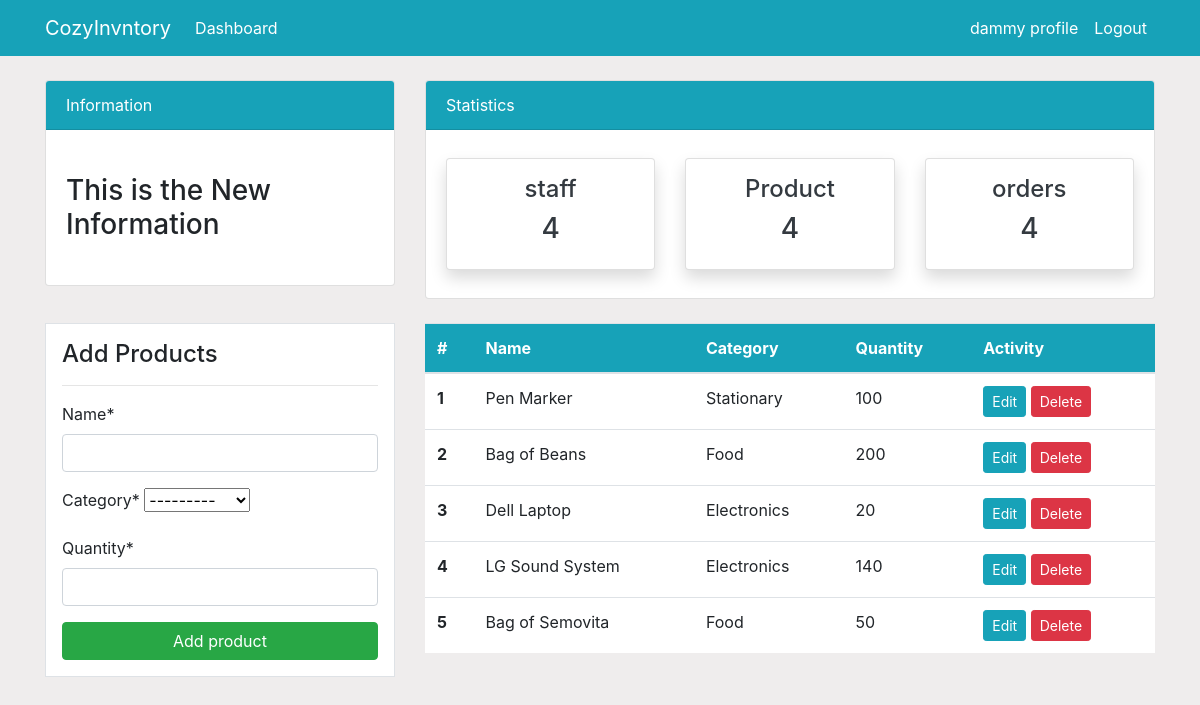
The app's page /product/ (signed in), older data.
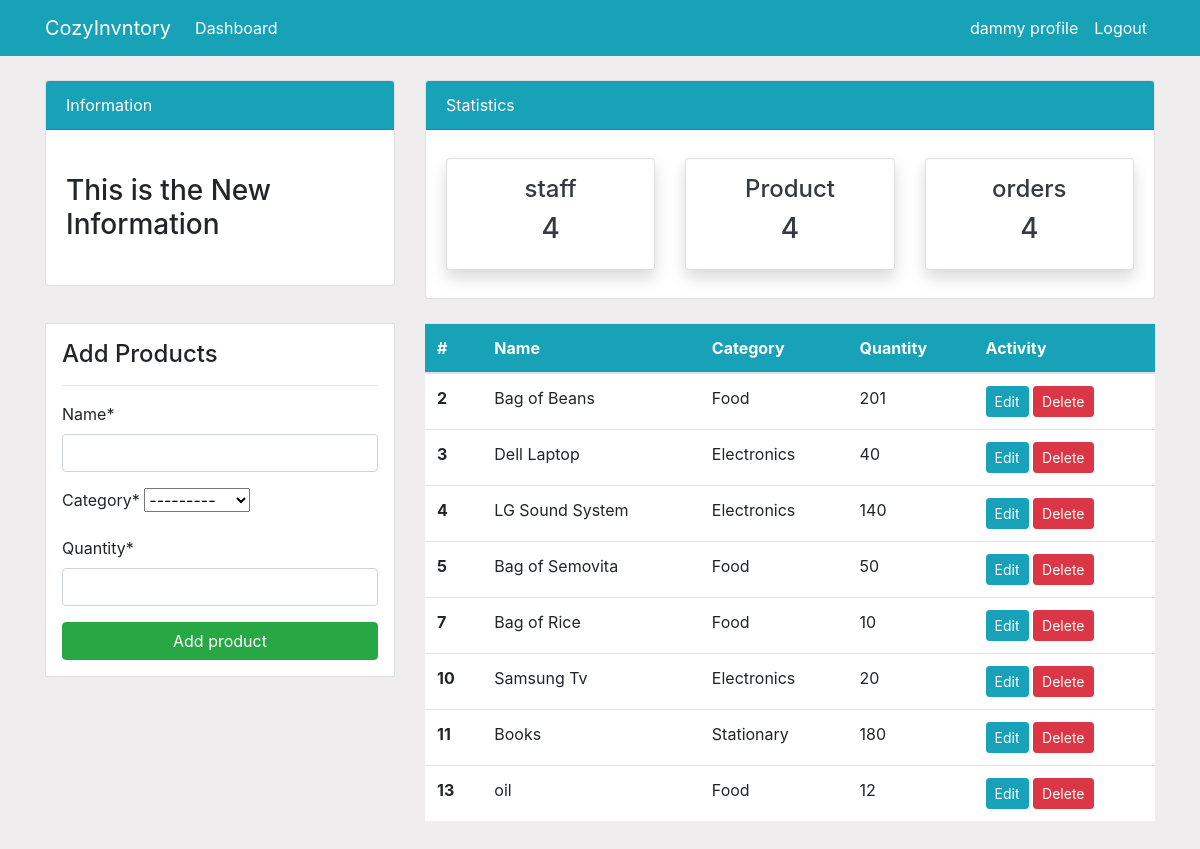
The same page, newer data.
### dashboard/models.py (models this page shows, shortened)
class Product(models.Model):
    name = models.CharField(max_length=100, null=True)
    category = models.CharField(max_length=20, choices=CATEGORY, null=True)
    quantity = models.PositiveIntegerField(null=True)
    class Meta:
        verbose_name_plural = 'Product'

### dashboard/views.py (the view)
# urls.py: path('product/', views.product, name='dashboard-product'),
@login_required
def product(request):
    items = Product.objects.all() # Using object relational mapping(ORM)
    if request.method=='POST':
       form = ProductForm(request.POST)
       if form.is_valid():
           form.save()
           return redirect('dashboard-product')
    else:
       form = ProductForm()
    context ={
        'items': items,
        'form': form,
    }
    return render(request, 'dashboard/product.html', context)

### dashboard/forms.py
class ProductForm(forms.ModelForm):
    class Meta:
        model = Product
        fields = ['name', 'category', 'quantity']

### templates/dashboard/product.html (shortened to what this page needs)
{% extends 'partials/base.html' %}
{% load crispy_forms_tags %}
{% block content %}
  {% include 'partials/topnav.html' %}
  <div class="container">
    <div class="row my-4">
      <div class="col-md-4">
        <div class="border bg-white p-3">
          <h4>Add Products</h4>
          <hr>
          <form action="" method="POST">
            {{form|crispy}}
            <input class="btn btn-success btn-block" type="submit" value="Add product">
          </form>
        </div>
      </div>
      <div class="col-md-8">
        <table class="table bg-white">
          <thead class="bg-info">
            <tr class="text-white">
              <th scope="col">#</th>
              <th scope="col">Name</th>
              <th scope="col">Category</th>
              <th scope="col">Quantity</th>
              <th scope="col">Activity</th>
            </tr>
          </thead>
          <tbody>
            {% for item in items %}
            <tr>
              <th scope="row">{{item.id}}</th>
              <td>{{item.name}}</td>
              <td>{{item.category}}</td>
              <td>{{item.quantity}}</td>
              <td>
                <a class="btn btn-info btn-sm" href="{% url 'dashboard-product-update' item.id%}">Edit</a>
                <a class="btn btn-danger btn-sm" href="{% url 'dashboard-product-delete' item.id%}">Delete</a>
              </td>
            </tr>
            {% endfor %}
          </tbody>
        </table>
      </div>
    </div>
  </div>
{% endblock %}

### templates/partials/base.html (shortened to what this page needs)
{% load static %}
<!doctype html>
<html lang="en">
  <head>
    <link rel="stylesheet" href="https://cdn.jsdelivr.net/npm/bootstrap@4.6.2/dist/css/bootstrap.min.css">
    <link rel="stylesheet" href="{% static '/style.css' %}">
  </head>
  <body>
    {% include 'partials/nav.html' %}
    {% block content %}{% endblock %}
  </body>
</html>

### templates/partials/nav.html (shortened to what this page needs)
<nav class="navbar navbar-expand-lg navbar-info bg-info">
    {% if user.is_authenticated%}
    <div class="container">
        <a class="navbar-brand text-white"  href="{% url 'dashboard-index' %}">CozyInvntory</a>
        <div class="collapse navbar-collapse" id="navbarSupportedContent">
            <ul class="navbar-nav mr-auto">
                <li class="nav-item active">
                <a class="nav-link text-white" href="{% url 'dashboard-index' %}">Dashboard <span class="sr-only">(current)</span></a>
                </li>
            </ul>
            <ul class="navbar-nav ml-auto">
                <li class="nav-item active">
                <a class="nav-link text-white" href="{% url 'user-profile' %}">{{user.username}} profile <span class="sr-only">(current)</span></a>
                </li>
                <li class="nav-item">
                <a class="nav-link text-white" href="{% url 'user-logout' %}">Logout</a>
                </li>
            </ul>
            {%endif%}
        </div>
    </div>
</nav>

### templates/partials/topnav.html (shortened to what this page needs)
<div class="container">
    <div class="row mt-4">
        <div class="col-md-4">
            <div class="card">
                <div class="card-header bg-info text-white text-capitalize">
                    information
                </div>
                <div class="card-body">
                    <marquee behavior="" direction="">
                        <h3 class="my-4">This is the New Information</h3>
                    </marquee>
                </div>
            </div>
        </div>
        <div class="col-md-8">
            <div class="card">
                <div class="card-header bg-info text-white text-capitalize">
                    statistics
                </div>
                <div class="card-body">
                    <div class="row">
                        <div class="col-md-4 my-2">
                            <a href="{% url 'dashboard-staff' %}" class="text-decoration-none text-dark">
                                <div class="card my-card shadow text-center p-3">
                                    <h4>staff </h4>
                                    <h3>4</h3>
                                </div>
                            </a>
                        </div>
                        <div class="col-md-4 my-2">
                            <a href="{% url 'dashboard-product' %}" class="text-decoration-none text-dark">
                                <div class="card my-card shadow text-center p-3">
                                    <h4>Product </h4>
                                    <h3>4</h3>
                                </div>
                            </a>
                        </div>
                        <div class="col-md-4 my-2">
                            <a href="{% url 'dashboard-order' %}" class="text-decoration-none text-dark">
                                <div class="card my-card shadow text-center p-3">
                                    <h4>orders </h4>
                                    <h3>4</h3>
                                </div>
                            </a>
                        </div>
                    </div>
                </div>
            </div>
        </div>
    </div>
</div>

### static/style.css (style rules this page uses)
body { background: rgb(230, 227, 227, 0.624); }

Row changes from the older to the newer data that the page shows:
removed Product: id "1", name "Pen Marker", category "Stationary", quantity "100"
changed Product "Bag of Beans": quantity "200" → "201"
changed Product "Dell Laptop": quantity "20" → "40"
added Product: id "7", name "Bag of Rice", category "Food", quantity "10"
added Product: id "10", name "Samsung Tv", category "Electronics", quantity "20"
added Product: id "11", name "Books", category "Stationary", quantity "180"
added Product: id "13", name "oil", category "Food", quantity "12"
